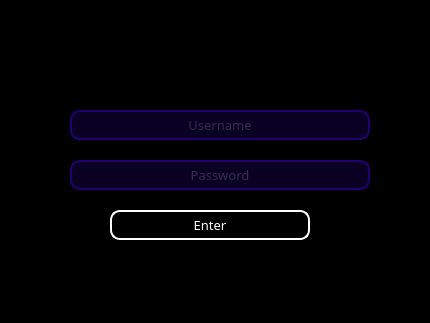
<?xml version="1.0" encoding="UTF-8"?>
<ui version="4.0">
 <class>MainWindow</class>
 <widget class="QMainWindow" name="MainWindow">
  <property name="geometry">
   <rect>
    <x>0</x>
    <y>0</y>
    <width>430</width>
    <height>323</height>
   </rect>
  </property>
  <property name="windowTitle">
   <string>MainWindow</string>
  </property>
  <widget class="QWidget" name="centralwidget">
   <layout class="QHBoxLayout" name="horizontalLayout">
    <property name="spacing">
     <number>0</number>
    </property>
    <property name="leftMargin">
     <number>0</number>
    </property>
    <property name="topMargin">
     <number>0</number>
    </property>
    <property name="rightMargin">
     <number>0</number>
    </property>
    <property name="bottomMargin">
     <number>0</number>
    </property>
    <item>
     <widget class="QFrame" name="frame">
      <property name="styleSheet">
       <string notr="true">background-color: rgb(0, 0, 0);</string>
      </property>
      <property name="frameShape">
       <enum>QFrame::StyledPanel</enum>
      </property>
      <property name="frameShadow">
       <enum>QFrame::Raised</enum>
      </property>
      <widget class="QLineEdit" name="password">
       <property name="geometry">
        <rect>
         <x>70</x>
         <y>110</y>
         <width>300</width>
         <height>30</height>
        </rect>
       </property>
       <property name="minimumSize">
        <size>
         <width>300</width>
         <height>30</height>
        </size>
       </property>
       <property name="maximumSize">
        <size>
         <width>300</width>
         <height>30</height>
        </size>
       </property>
       <property name="font">
        <font>
         <family>Uni Sans Demo Heavy CAPS</family>
         <pointsize>10</pointsize>
        </font>
       </property>
       <property name="styleSheet">
        <string notr="true">QLineEdit{border-radius:10px; border: 2px solid rgb(33, 0, 114);color:rgba(255, 255, 255,90);background-color:rgba(33, 0, 114,80)}
QLineEdit:hover{border-color: rgb(255, 255, 255);}</string>
       </property>
       <property name="alignment">
        <set>Qt::AlignCenter</set>
       </property>
       <property name="placeholderText">
        <string>Username</string>
       </property>
      </widget>
      <widget class="QLineEdit" name="lineEdit_2">
       <property name="geometry">
        <rect>
         <x>70</x>
         <y>160</y>
         <width>300</width>
         <height>30</height>
        </rect>
       </property>
       <property name="minimumSize">
        <size>
         <width>300</width>
         <height>30</height>
        </size>
       </property>
       <property name="maximumSize">
        <size>
         <width>300</width>
         <height>30</height>
        </size>
       </property>
       <property name="font">
        <font>
         <family>Uni Sans Demo Heavy CAPS</family>
         <pointsize>10</pointsize>
        </font>
       </property>
       <property name="styleSheet">
        <string notr="true">QLineEdit{border-radius:10px; border: 2px solid rgb(33, 0, 114);color:rgba(255, 255, 255,90);background-color:rgba(33, 0, 114,80)}
QLineEdit:hover{border-color: rgb(255, 255, 255);}</string>
       </property>
       <property name="alignment">
        <set>Qt::AlignCenter</set>
       </property>
       <property name="placeholderText">
        <string>Password</string>
       </property>
      </widget>
      <widget class="QLabel" name="label">
       <property name="geometry">
        <rect>
         <x>60</x>
         <y>250</y>
         <width>300</width>
         <height>30</height>
        </rect>
       </property>
       <property name="minimumSize">
        <size>
         <width>300</width>
         <height>30</height>
        </size>
       </property>
       <property name="maximumSize">
        <size>
         <width>16777215</width>
         <height>300</height>
        </size>
       </property>
       <property name="font">
        <font>
         <family>Uni Sans Demo Heavy CAPS</family>
         <pointsize>10</pointsize>
        </font>
       </property>
       <property name="styleSheet">
        <string notr="true">color: rgb(255, 0, 0);
</string>
       </property>
       <property name="text">
        <string/>
       </property>
       <property name="alignment">
        <set>Qt::AlignCenter</set>
       </property>
      </widget>
      <widget class="QPushButton" name="enter_btn">
       <property name="geometry">
        <rect>
         <x>110</x>
         <y>210</y>
         <width>200</width>
         <height>30</height>
        </rect>
       </property>
       <property name="sizePolicy">
        <sizepolicy hsizetype="Preferred" vsizetype="Preferred">
         <horstretch>0</horstretch>
         <verstretch>0</verstretch>
        </sizepolicy>
       </property>
       <property name="minimumSize">
        <size>
         <width>200</width>
         <height>30</height>
        </size>
       </property>
       <property name="maximumSize">
        <size>
         <width>200</width>
         <height>30</height>
        </size>
       </property>
       <property name="font">
        <font>
         <family>Uni Sans Demo Heavy CAPS</family>
         <pointsize>10</pointsize>
        </font>
       </property>
       <property name="styleSheet">
        <string notr="true">QPushButton{border: 2px solid rgb(255, 255, 255); border-radius: 10px; color:rgb(255, 255, 255);}
QPushButton:hover{border: 2px solid rgb(33, 0, 114); border-radius: 10px; color:rgb(255, 255, 255);}</string>
       </property>
       <property name="text">
        <string>Enter</string>
       </property>
      </widget>
     </widget>
    </item>
   </layout>
  </widget>
 </widget>
 <resources/>
 <connections/>
</ui>
